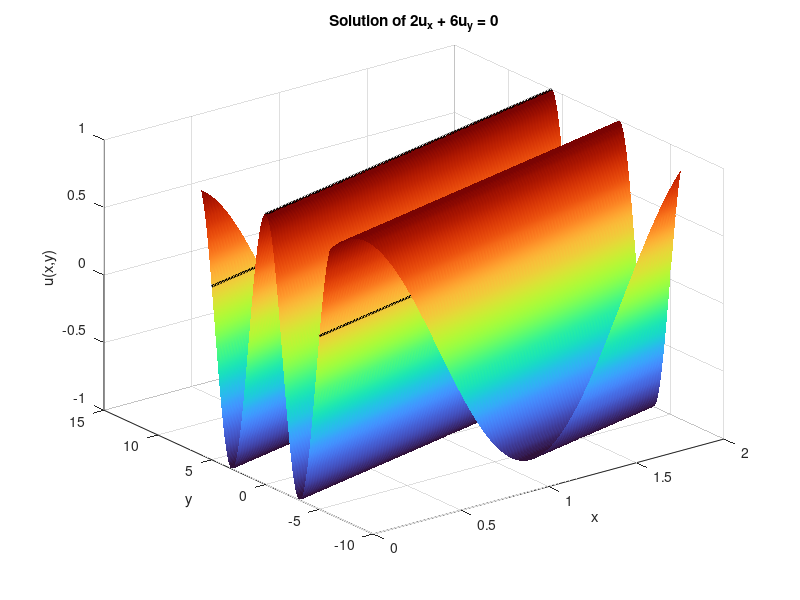
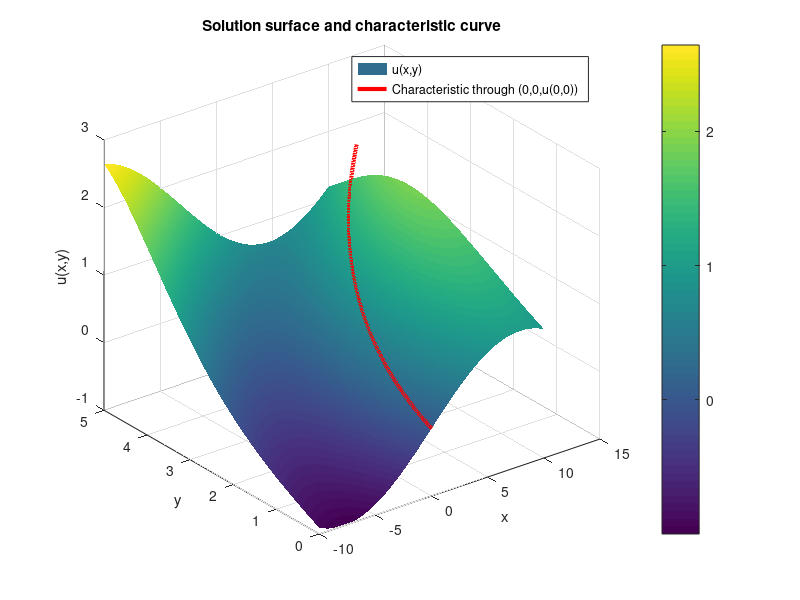

Write the MATLAB code that produced these figures, in order.
%% MATLAB 1

clear; clc;

% Domain
x = linspace(0, 2, 200);
y = linspace(-6, 6, 200);
[X, Y] = meshgrid(x, y);

% (a) 
% Characteristics: y - 3x = constant
% u is constant along characteristics
U = cos(Y - 3*X);

% (b)
figure;
surf(X, Y, U);
shading interp;
colormap turbo;
hold on;

xlabel('x');
ylabel('y');
zlabel('u(x,y)');
title('Solution of 2u_x + 6u_y = 0');

% (c)
Cvals = [-5, 0, 5];   % constants for characteristic curves

for C = Cvals
    x_line = linspace(0, 2, 200);
    y_line = 3*x_line + C;
    u_line = cos(y_line - 3*x_line);
    plot3(x_line, y_line, u_line, 'k', 'LineWidth', 2);
end

hold off;

%% MATLAB 2
clc; clear; close all;

% (a) Exact solution from characteristics
% u(x,y) = sin((x - y^2/2)/5) + y/3

% (b) 

% Domain
x = linspace(-10,10,200);
y = linspace(0,5,200);
[X,Y] = meshgrid(x,y);

% Solution
U = sin((X - 0.5*Y.^2)/5) + Y/3;

figure
surf(X,Y,U)
shading interp
hold on
xlabel('x')
ylabel('y')
zlabel('u(x,y)')
title('Solution surface and characteristic curve')
colorbar

% (c) 

% u(0,0) = 0
s = linspace(0,5,200);

x_c = 0.5*s.^2;   % x(s)
y_c = s;          % y(s)
u_c = s/3;        % u(s)

plot3(x_c,y_c,u_c,'r','LineWidth',3)

legend('u(x,y)','Characteristic through (0,0,u(0,0))')
hold off
